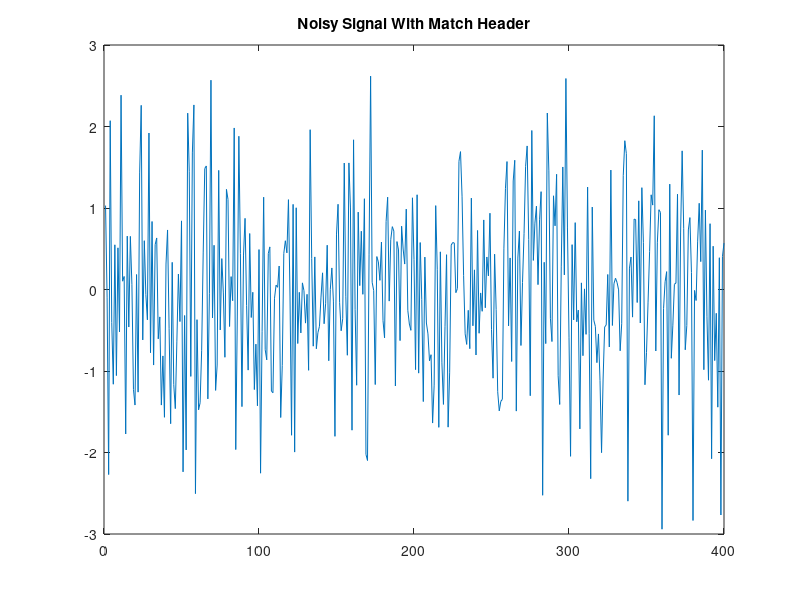
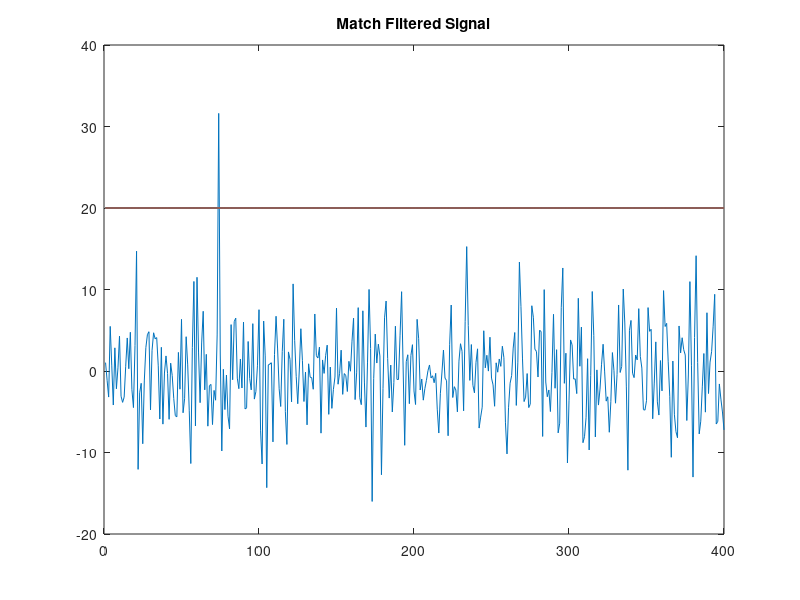

Reproduce these figures in MATLAB, in order.
clear all;
close all;

%Seed to generate expected value (so threshold is always applicable).
rng(500);
%Size of random signal, representing noise
N=400;
%pick thresh to separate matched result to unmatched result.
thresh=20;

%Example packet to look for
toMatch = [1 -1 -1 -1 1 1 -1 1 1 -1 -1 -1 -1 -1 1 1 1 -1 1 1 1 1 -1 -1 1];
%Reverse, so a filter operation will instead correlate. Shifted back to
%positive to be causal.
reverseMatch = toMatch(end:-1:1);

%Generate random signal.
noise = randn(1,N);
%make signal with noise and 
noise_signal = noise;

%Add expected packet to signal.
for i=50:length(toMatch) + 49
    noise_signal(i) =  noise(i)+toMatch(i-49);
end

figure(1);
plot(noise_signal);
title('Noisy Signal With Match Header');

%filter noise_signal
filt_sig= filter(reverseMatch,1, noise_signal);
figure(2);
plot(1:length(filt_sig),filt_sig,1:length(filt_sig),thresh*ones(length(filt_sig)));
title('Match Filtered Signal');